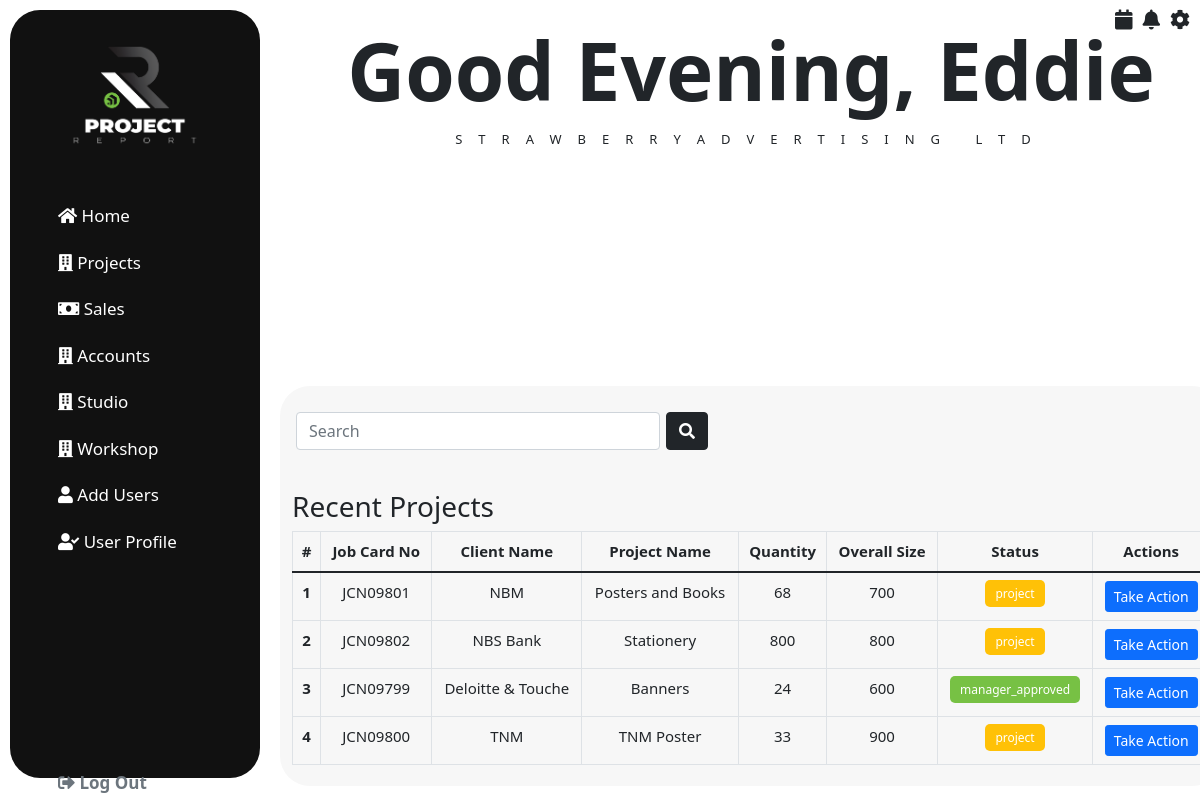
/accounts_home.php (signed in), run on the app's committed database.
### tables this page shows
CREATE TABLE IF NOT EXISTS `users` (
  `id` int(11) NOT NULL AUTO_INCREMENT,
  `username` varchar(50) NOT NULL,
  `password` varchar(255) NOT NULL,
  `role` enum('admin','designer','sales','studio','workshop','accounts') DEFAULT NULL,
  `email` varchar(100) NOT NULL,
  `full_name` varchar(100) NOT NULL,
  `created_at` timestamp NULL DEFAULT CURRENT_TIMESTAMP,
  PRIMARY KEY (`id`)
);

CREATE TABLE IF NOT EXISTS `jobcards` (
  `id` int(11) NOT NULL AUTO_INCREMENT,
  `Date` date NOT NULL,
  `Time` time NOT NULL,
  `JobCard_N0` varchar(50) NOT NULL,
  `Client_Name` varchar(100) NOT NULL,
  `Project_Name` varchar(100) NOT NULL,
  `Quantity` int(11) NOT NULL,
  `Overall_Size` varchar(50) NOT NULL,
  `Delivery_Date` date NOT NULL,
  `Job_Description` text NOT NULL,
  `Prepaired_By` varchar(100) NOT NULL,
  `Total_Charged` decimal(10,2) NOT NULL,
  `created_at` timestamp NULL DEFAULT CURRENT_TIMESTAMP,
  `status` enum('project','sales_done','manager_approved','studio_done','workshop_done','accounts_done') NOT NULL DEFAULT 'project',
  PRIMARY KEY (`id`)
);

### accounts_home.php (the view, shortened to what this page needs)
<?php
include './config/db.php';
if (isset($_POST['search'])) {
  $search_term = $_POST['search_term'];
  $stmt = $con->prepare("SELECT * FROM jobcards WHERE JobCard_N0 LIKE ? OR Client_Name LIKE ? OR Project_Name LIKE ?");
  $search_term = '%' . $search_term . '%';
  $stmt->bind_param("sss", $search_term, $search_term, $search_term);
} else {
  $stmt = $con->prepare("SELECT * FROM jobcards");
}
$stmt->execute();
$result = $stmt->get_result();
?>
<!DOCTYPE html>
<html lang="en">
<head>
  <link rel="stylesheet" href="./css/home.css">
  <link rel="stylesheet" href="https://cdnjs.cloudflare.com/ajax/libs/font-awesome/5.15.2/css/all.min.css">
  <link rel="stylesheet" href="https://cdn.jsdelivr.net/npm/bootstrap@4.4.1/dist/css/bootstrap.min.css">
</head>
<body>
  <?php include './sidebar2.php'; ?>
  <div class="left">
    <i class="fa fa-calendar" aria-hidden="true"></i>
    <i class="fa fa-bell" aria-hidden="true"></i>
    <i class="fa fa-cog" aria-hidden="true"></i>
  </div>
  <div class="boxx1">
    <?php
    $user_id = $_SESSION['user_id'];
    $sql = "SELECT username, role FROM users WHERE id = ?";
    $stmt = $con->prepare($sql);
    $stmt->bind_param('i', $user_id);
    $stmt->execute();
    $stmt->bind_result($username, $role);
    $hour = date('H');
    if ($hour >= 1 && $hour < 12) {
      $greeting = 'Good Morning ';
    } elseif ($hour >= 12 && $hour < 17) {
      $greeting = 'Good Afternoon ';
    } else {
      $greeting = 'Good Evening ';
    }
    ?>
    <div class="boxx2" style="height: 0vh; margin-top:70px;">
      <div class="hellotext">
        <div class="hello" style="font-size: 80px;">
          <div class="h"><strong><?php echo $greeting; ?></strong></div>
          <div class="W"><strong><?php echo htmlspecialchars(', ' . ucwords($username)); ?></strong></div>
        </div>
        <div class="welcome">
          <div class="s">STRAWBERRY </div>
          <div class="a">ADVERTISING LTD</div>
        </div>
      </div>
    </div>
  </div>
  <div class="bottombox">
    <div class="row">
      <?php
      include './config/db.php';
      $search_term = '';
      $projects = [];
      if (isset($_POST['search'])) {
        $search_term = $_POST['search_term'];
        $search_query = "%" . $search_term . "%";
        if ($stmt = $con->prepare("SELECT * FROM jobcards WHERE JobCard_N0 LIKE ? OR Client_Name LIKE ? OR Project_Name LIKE ?")) {
          $stmt->bind_param("sss", $search_query, $search_query, $search_query);
          $stmt->execute();
          $result = $stmt->get_result();
          $projects = $result->fetch_all(MYSQLI_ASSOC);
          $stmt->close();
        } else {
          die("Error preparing query: " . $con->error);
        }
      } else {
        if ($stmt = $con->prepare("SELECT * FROM jobcards")) {
          $stmt->execute();
          $result = $stmt->get_result();
          $projects = $result->fetch_all(MYSQLI_ASSOC);
        } else {
          die("Error preparing query: " . $con->error);
        }
      }
      ?>
      <form method="POST" action="<?php echo basename($_SERVER['PHP_SELF']); ?>" class="row g-3 col">
        <div class="col-auto" style="margin-top: 10px; width: 40%; margin-left:20px;">
          <input type="search" class="form-control" name="search_term" placeholder="Search" value="<?php echo htmlspecialchars($search_term); ?>">
        </div>
        <div class="col-auto" style="margin-top: 10px; width: 40%; margin-left:-10px;">
          <button type="submit" name="search" class="btn btn-dark mb-3"><i class="fa fa-search"></i></button>
        </div>
      </form>
    </div>
    <div class="container mt-4">
      <h3>Recent Projects</h3>
      <table class="table table-bordered text-center">
        <thead>
          <tr>
            <th>#</th>
            <th>Job Card No</th>
            <th>Client Name</th>
            <th>Project Name</th>
            <th>Quantity</th>
            <th>Overall Size</th>
            <th>Status</th>
            <th>Actions</th>
          </tr>
        </thead>
        <tbody class="table-group-divider">
          <?php if (!empty($projects)) : ?>
            <?php foreach ($projects as $index => $project) : ?>
              <tr>
                <th scope="row"><?php echo $index + 1; ?></th>
                <td><?php echo htmlspecialchars($project['JobCard_N0']); ?></td>
                <td><?php echo htmlspecialchars($project['Client_Name']); ?></td>
                <td><?php echo htmlspecialchars($project['Project_Name']); ?></td>
                <td><?php echo htmlspecialchars($project['Quantity']); ?></td>
                <td><?php echo htmlspecialchars($project['Overall_Size']); ?></td>
                <td>
                  <?php
                  $status = $project['status'] ?? 'pending';
                  if ($status === 'project') {
                    $statusClass = 'badge-pending';
                  } elseif (in_array($status, ['manager_approved', 'sales_done', 'studio_done', 'workshop_done', 'accounts_done'])) {
                    $statusClass = 'badge-approved';
                  } else {
                    $statusClass = 'badge-pending';
                  }
                  echo "<span class='badge-status $statusClass'>" . htmlspecialchars($status) . "</span>";
                  ?>
                </td>
                <td>
                  <a href="studio.php?id=<?php echo $project['JobCard_N0']; ?>" class="btn btn-primary btn-sm">Take Action</a>
                </td>
              </tr>
            <?php endforeach; ?>
          <?php else : ?>
            <tr>
              <td colspan="8">No projects found.</td>
            </tr>
          <?php endif; ?>
        </tbody>
      </table>
    </div>
  </div>
</body>
</html>

### css/home.css (style rules this page uses)
* { padding: 0; margin: 0; }
body { font-family: system-ui, -apple-system, BlinkMacSystemFont, "Segoe UI", Roboto, Oxygen, Ubuntu, Cantarell, "Open Sans", "Helvetica Neue", sans-serif; display: flex; flex-direction: column; }
.left { display: flex; justify-content: right; margin-right: 10px; }
.left i { margin-left: 10px; font-size: 20px; margin-top: 10px; }
.hellotext { display: flex; margin-top: 20px; justify-content: center; flex-direction: column; align-items: center; width: 78.5vw; }
.boxx2 { display: flex; justify-content: center; }
.hello strong { font-weight: 900; }
.boxx1 { display: flex; }
.welcome { align-items: center; display: flex; text-transform: uppercase; letter-spacing: 16px; font-size: 13px; }
.hello { font-size: 5.5vw; display: flex; }
.bottombox { display: flex; flex-direction: column; position: fixed; bottom: 0; margin-bottom: 14.5px; background-color: #f7f7f7; width: 30px; margin-left: 280px; width: 78.5vw; height: 400px; border-radius: 30px; }

### css/projectlist.css (style rules this page uses)
* { padding: 0; margin: 0; }
body { font-family: system-ui, -apple-system, BlinkMacSystemFont, 'Segoe UI', Roboto, Oxygen, Ubuntu, Cantarell, 'Open Sans', 'Helvetica Neue', sans-serif; display: flex; flex-direction: column; }
.left { display: flex; justify-content: right; margin-right: 10px; }
.left i { margin-left: 10px; font-size: 20px; margin-top: 10px; }
.hellotext { display: flex; justify-content: center; flex-direction: column; align-items: center; width: 78.5vw; }
.boxx2 { display: flex; justify-content: center; align-items: center; position: fixed; top: 0; margin-bottom: 14.5px; margin-top: 40px; background-color: #ffffff; width: 30px; margin-left: 280px; width: 78.5vw; height: 60px; border-radius: 30px; z-index: -1; box-shadow: 0 6px 8px rgba(0, 0, 0, 0.09); }
.hello strong { font-weight: 900; }
.boxx1 { display: flex; }
.welcome { align-items: center; display: flex; text-transform: uppercase; letter-spacing: 16px; font-size: 13px; }
.hello { font-size: 5.5vw; display: flex; }
.bottombox { display: flex; flex-direction: column; position: fixed; bottom: 0; margin-bottom: 14.5px; background-color: #f7f7f7; width: 30px; margin-left: 280px; width: 228px; height: 400px; border-radius: 30px; }

### accounts_home.php (style rules this page uses)
.container { margin-top: -0px; }
.badge-status { padding: 5px 10px; font-size: 12px; border-radius: 5px; }
.badge-pending { background-color: #ffc107; color: white; }
.badge-approved { background-color: #77c144; color: white; }
.h { animation: fadeIn 0.5s ease-in-out; }
.a { animation: fadeIn 0.6s ease-in; }

### data on the page
users: username ", Eddie"
jobcards: JobCard_N0 "JCN09801", Client_Name "NBM", Project_Name "Posters and Books", Quantity "68", Overall_Size "700", status "project"
jobcards: JobCard_N0 "JCN09802", Client_Name "NBS Bank", Project_Name "Stationery", Quantity "800", Overall_Size "800", status "project"
jobcards: JobCard_N0 "JCN09799", Client_Name "Deloitte & Touche", Project_Name "Banners", Quantity "24", Overall_Size "600", status "manager_approved"
jobcards: JobCard_N0 "JCN09800", Client_Name "TNM", Project_Name "TNM Poster", Quantity "33", Overall_Size "900", status "project"

### other printed values
$greeting "Good Evening"
